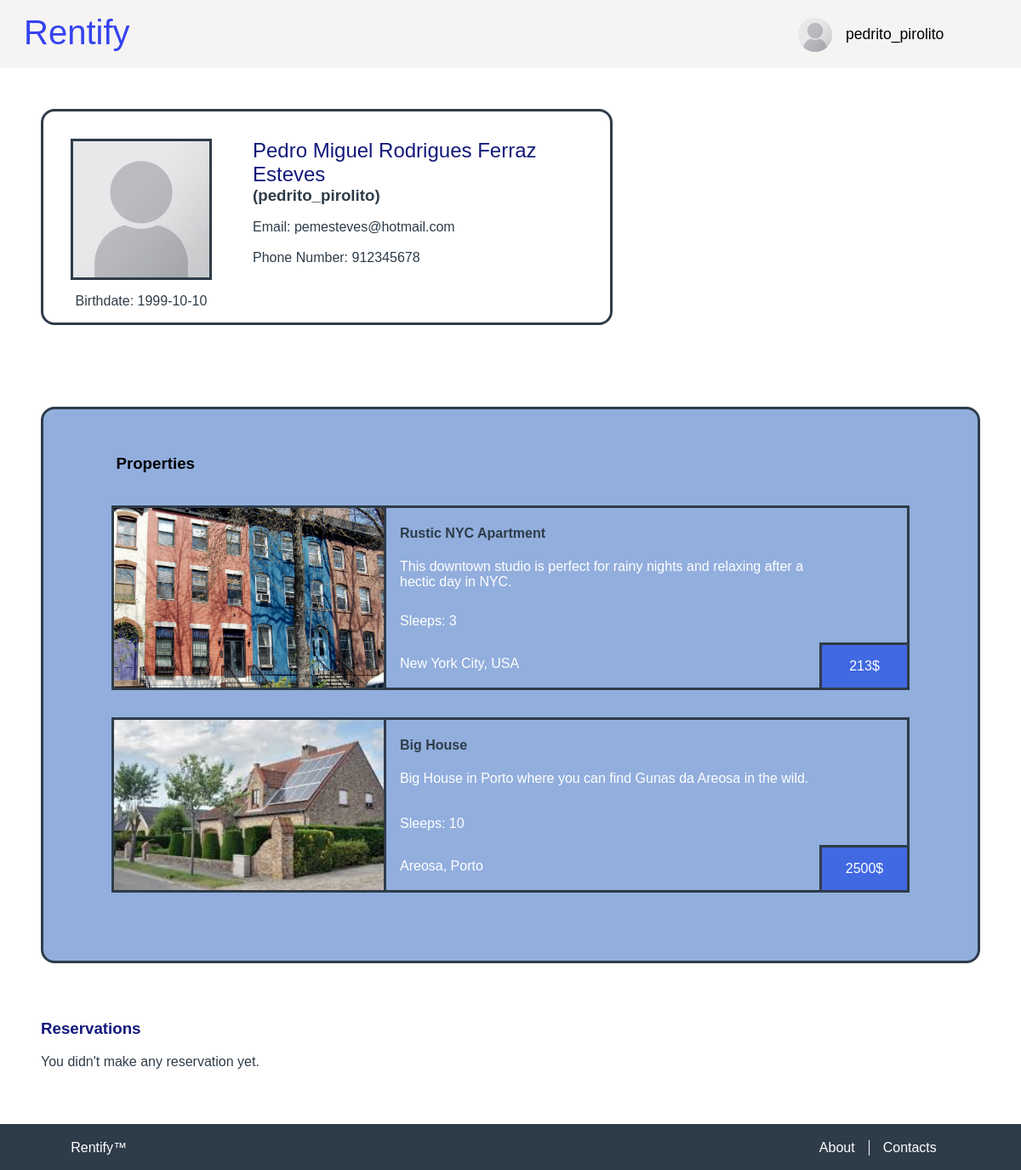
The page /pages/user.php (signed in) on the database as committed earlier.
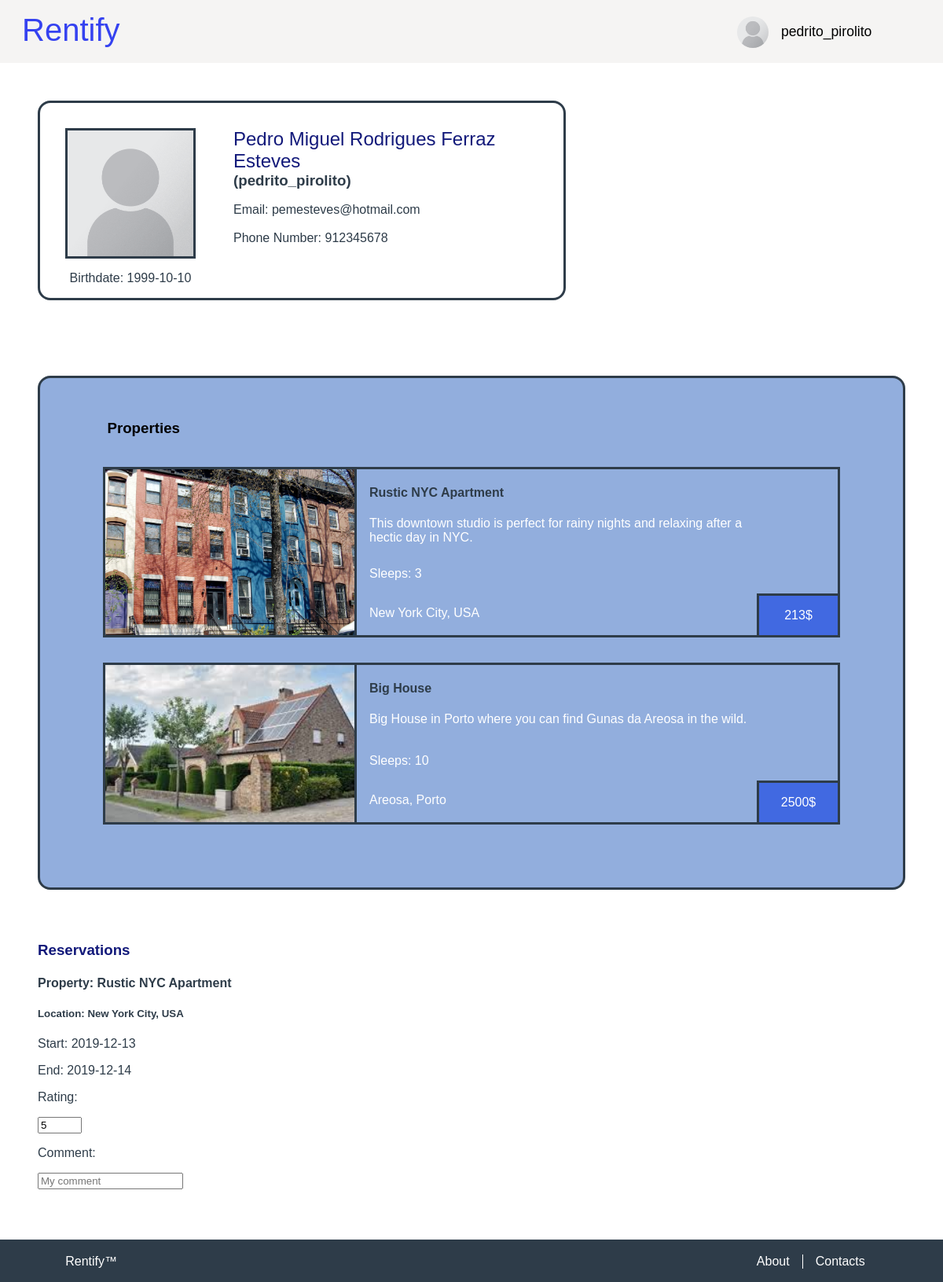
The same page on the database as committed later.
### tables this page shows
CREATE TABLE Property(
    id INTEGER PRIMARY KEY AUTOINCREMENT,
    owner_username TEXT REFERENCES User(username) ON DELETE CASCADE ON UPDATE CASCADE,
    title TEXT NOT NULL,
    price_per_day REAL NOT NULL,
    location TEXT NOT NULL,
    description TEXT NOT NULL,
    sleeps INTEGER NOT NULL,

    CONSTRAINT minimum_sleeps CHECK (sleeps > 0)
);

CREATE TABLE PropertyImage(
    property_id INTEGER REFERENCES Property(id),
    image_name TEXT NOT NULL,
    PRIMARY KEY(property_id, image_name)
);

CREATE TABLE Reservation(
    id INTEGER PRIMARY KEY AUTOINCREMENT,
    id_property INTEGER REFERENCES Property(id) ON DELETE CASCADE ON UPDATE CASCADE,
    tourist_username TEXT REFERENCES User(username) ON DELETE CASCADE ON UPDATE CASCADE,
    sleeps INTEGER NOT NULL,
    date_start DATE NOT NULL,
    date_end DATE NOT NULL,
    rating REAL,
    comment TEXT,

    CONSTRAINT valid_dates CHECK (date_end > date_start)
);

### database/user.php (called while the page is built, shortened)
<?php
  include_once "../database/connection.php";
  function getUserInfo($username, $password){
    global $db;
    $stmt = $db->prepare('SELECT * FROM User WHERE username = ? AND password_hash = ?');
    $stmt->execute(array($username, $password));
    return $stmt->fetch();
  }
  function getUserPassword($username){
    global $db;
    $stmt = $db->prepare('
        SELECT password_hash as password
        FROM User
        WHERE username = ?
    ');
    $stmt->execute(array($username));
    return $stmt->fetch();
  }
?>

### database/property.php (called while the page is built, shortened)
<?php
    include_once "../database/connection.php";
    function getPropertyInfo($id){
        global $db;
        $stmt = $db->prepare('
            SELECT *
			FROM Property
            WHERE id = ?
        ');
		$stmt->execute(array($id));
        $propertyInfo = $stmt->fetch();
        return $propertyInfo;
    }
    function getPropertyImages($id){
        global $db;
        $stmt = $db->prepare('
            SELECT PropertyImage.image_name as image
            FROM Property
            JOIN PropertyImage
            ON Property.id = PropertyImage.property_id
            WHERE Property.id = ?
        ');
        $stmt->execute(array($id));
        $propertyImages = $stmt->fetchAll();
        return $propertyImages;
    }
    function getUserProperties($username){
        global $db;
        $stmt = $db->prepare('
            SELECT Property.id as id
            FROM Property
            WHERE owner_username = ?
        ');
        $stmt->execute(array($username));
        return $stmt->fetchAll();
    }
?>

### database/reservations.php (called while the page is built, shortened)
<?php
    include_once "../database/connection.php";
    function getUserReservations($username){
        global $db;
        $stmt = $db->prepare('SELECT * FROM Reservation WHERE tourist_username = ?');
        $stmt->execute(array($username));
        return $stmt->fetchAll();
    }
?>

### pages/user.php (the view, shortened to what the changed rows need)
<?php
    include_once "../includes/init.php";
    include_once "../database/property.php";
    include_once "../database/user.php";
    include_once "../database/reservations.php";
    include_once "../templates/tpl_common.php";
    include_once "../templates/tpl_scroll_top.php";
    $username = $_SESSION['username'];
    $password_hash = getUserPassword($username)['password'];
    $user_info = getUserInfo($username, $password_hash);
    $property_ids = getUserProperties($username);
    $reservations = getUserReservations($username);
?>
        <link href="../css/user_page.css" rel="stylesheet">
        <link href="../css/properties_list.css" rel="stylesheet">
        <link href="../css/profile.css" rel="stylesheet">
    </head>
    <body>
        <section id="user_info">
            <div id="headers">
                <h2><?=$user_info['full_name']?></h2>
            </div>
        </section>
        <section id="properties">
        <?php
        if(count($property_ids) == 0){
        ?>
            <p>You didn't register any property yet.</p>
        <?php
        }
        else{
            foreach ($property_ids as $id) {
                $property_info = getPropertyInfo($id['id']);
                $property_images = getPropertyImages($id['id']);
            ?>
            <a href="property_page.php?property=<?=$id['id']?>">
                <article id="property">
                    <div id="image">
                        <img src="../images/<?=$property_images[0]['image']?>"/>
                    </div>
                    <h4 id="property_name"><?=$property_info['title']?></h4>
                    <p id="description"><?=$property_info['description']?></p>
                    <div id="price_box">
                        <p id="price"><?=$property_info['price_per_day']?></p>
                    </div>
                    <p id="sleeps"><?=$property_info['sleeps']?></p>
                    <p id="location"><?=$property_info['location']?></p>
                </article>
            </a>
            <?php
            }
        }
        ?>
        </section>
        <section id="user_reservations">
            <h3>Reservations</h3>
        <?php
        if(count($reservations) == 0){
        ?>
            <p>You didn't make any reservation yet.</p>
        <?php
        }else{
            foreach ($reservations as $reservation) {
                $property_info = getPropertyInfo($reservation['id_property']);
            ?>
            <div id="user_reservation">
                <h4>Property: <?=$property_info['title']?></h4>
                <h5>Location: <?=$property_info['location']?></h5>
                <p>Start: <?=$reservation['date_start']?></p>
                <p>End: <?=$reservation['date_end']?></p>
                <p>Rating:
                <?php
                if($reservation['rating'] == NULL){
                ?>
                    <form id="rating" action="../actions/action_rate.php" method="post">
                        <input type="number" name="rating" value="5" min="0" max="10" required/>
                    </form>
                <?php
                }else{
                    print($reservation['rating']);
                }
                ?>
                </p>
                <p>Comment:
                <?php
                if($reservation['comment'] == NULL){
                ?>
                    <form id="comment" action="../actions/action_comment.php" method="post">
                        <input type="text" name="comment" placeholder="My comment" required/>
                    </form>
                <?php
                }else{
                    print($reservation['comment']);
                }
                ?>
                </p>
            </div>
            <?php
            }
        }
        ?>
        </section>

Rows that differ between the two databases and show on the page:
added reservation: id_property.title "Rustic NYC Apartment", id_property.location "New York City, USA", date_start "2019-12-13", date_end "2019-12-14"
Other text that changed with them:
text no longer shown: "You didn't make any reservation yet."
